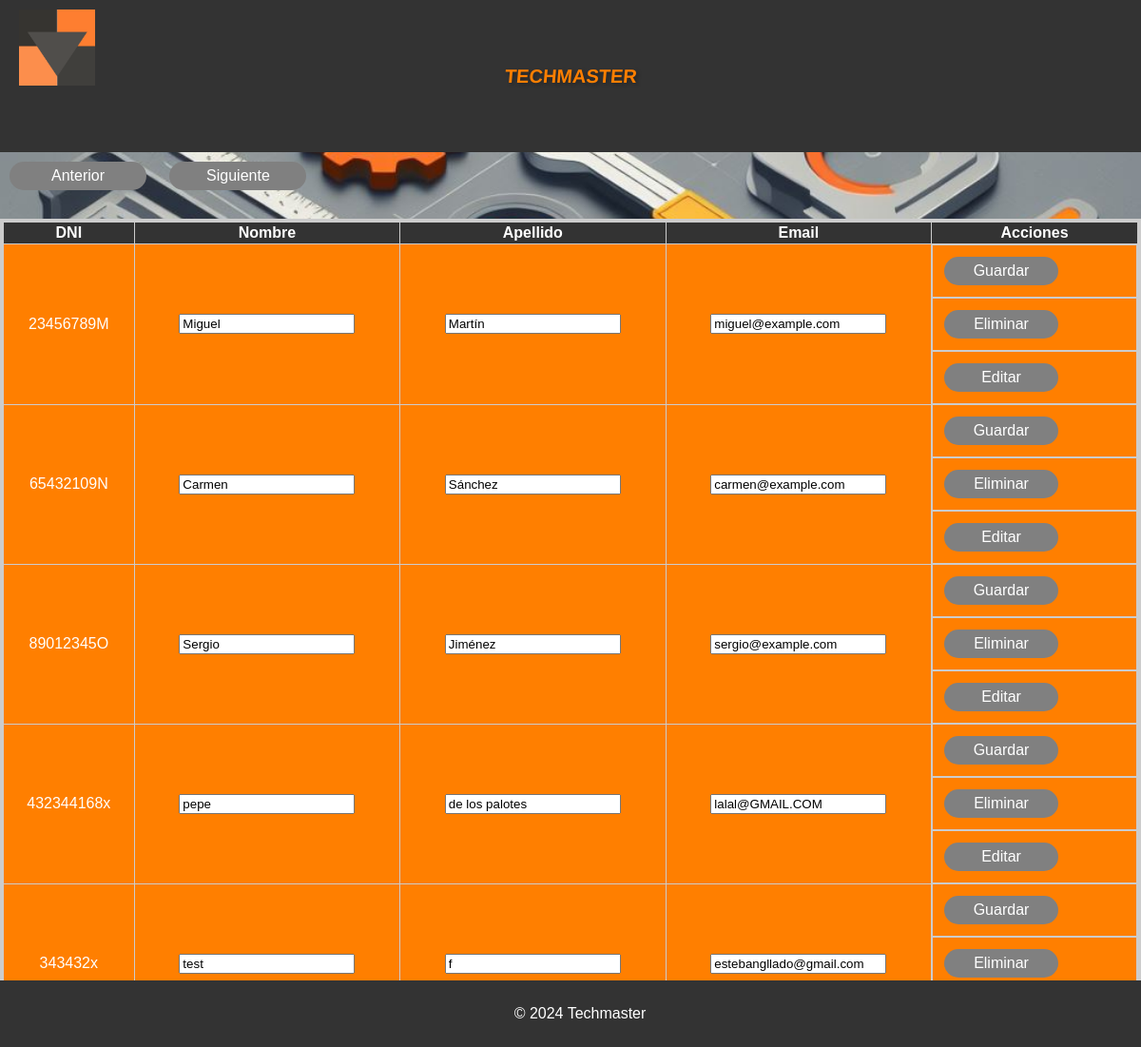
Screenshot of /buscar_clientes.php?pagina=3 (signed in) with the database file from the repository.
### tables this page shows
CREATE TABLE `clientes` (
  `id` int(11) NOT NULL,
  `nombre` varchar(50) NOT NULL,
  `apellido` varchar(50) NOT NULL,
  `dni` varchar(10) NOT NULL,
  `email` varchar(100) DEFAULT NULL,
  `num_tickets` int(11) DEFAULT 0
);

### buscar_clientes.php (the view, shortened to what this page needs)
<!DOCTYPE html>
<html lang="es">
<head>
    <link rel="stylesheet" href="test.css">
</head>
<body>
<header>
    <div class="logo">
        <img src="techmaster_logo.png" alt="Logo de TechMaster">
    </div>
    <h1>TechMaster</h1>
</header>
<?php
$servername = "localhost";
$username = "root";
$password = "Asixdual2024.";
$dbname = "proyecto";
$conn = new mysqli($servername, $username, $password, $dbname);
$clientes_por_pagina = 5;
$pagina_actual = isset($_GET['pagina']) ? (int)$_GET['pagina'] : 1;
$inicio = ($pagina_actual > 1) ? ($pagina_actual * $clientes_por_pagina - $clientes_por_pagina) : 0;
$sql = "SELECT SQL_CALC_FOUND_ROWS dni, nombre, apellido, email FROM Clientes LIMIT ?, ?";
$stmt = $conn->prepare($sql);
$stmt->bind_param("ii", $inicio, $clientes_por_pagina);
$stmt->execute();
$result = $stmt->get_result();
$total_clientes = $conn->query("SELECT FOUND_ROWS() as total")->fetch_assoc()['total'];
$total_paginas = ceil($total_clientes / $clientes_por_pagina);
?>
<div class="pagination">
    <?php if ($pagina_actual > 1): ?>
        <a href="?pagina=<?php echo $pagina_actual - 1; ?>" class="button">Anterior</a>
    <?php endif; ?>
    <?php if ($pagina_actual < $total_paginas): ?>
        <a href="?pagina=<?php echo $pagina_actual + 1; ?>" class="button button-next">Siguiente</a>
    <?php endif; ?>
</div>
<div class="tabla-container">
    <table>
        <tr>
            <th>DNI</th>
            <th>Nombre</th>
            <th>Apellido</th>
            <th>Email</th>
            <th>Acciones</th>
        </tr>
        <?php if ($result && $result->num_rows > 0): ?>
            <?php while($row = $result->fetch_assoc()): ?>
                <tr>
                    <form action='' method='post'>
                        <td><?php echo htmlspecialchars($row["dni"]); ?></td>
                        <td><input type='text' name='nombre' value='<?php echo htmlspecialchars($row["nombre"]); ?>' readonly></td>
                        <td><input type='text' name='apellido' value='<?php echo htmlspecialchars($row["apellido"]); ?>' readonly></td>
                        <td><input type='text' name='email' value='<?php echo htmlspecialchars($row["email"]); ?>' readonly></td>
                        <td class="actions">
                            <input type='submit' value='Guardar' class='button'>
                        </td>
                    </form>
                    <form action='' method='post'>
                        <td class="actions">
                            <input type='submit' value='Eliminar' class='button'>
                        </td>
                    </form>
                    <td class="actions">
                        <button onclick='habilitarEdicion(this)' class='button'>Editar</button>
                    </td>
                </tr>
            <?php endwhile; ?>
        <?php else: ?>
            <tr>
                <td colspan="5">No se encontraron clientes.</td>
            </tr>
        <?php endif; ?>
    </table>
</div>
<footer>
    <p>© 2024 Techmaster</p>
</footer>
</body>
</html>

### test.css (style rules this page uses)
body { font-family: Arial, sans-serif; margin: 0; padding: 0; background-image: url('reparaciones_background.jpg'); background-size: cover; background-repeat: repeat; min-height: 100vh; position: relative; background-color: rgba(242, 242, 242, 0.3); }
header { background-color: #333; color: #fff; padding: 20px; text-align: center; position: relative; height: 120px; overflow: hidden; }
h1 { font-size: 20px; margin: 0; text-transform: uppercase; text-shadow: 2px 2px 4px rgba(0,0,0,0.3); transform: skew(-5deg); display: inline-block; color: #ff7f00; line-height: 120px; }
.logo { position: absolute; top: 10px; left: 20px; }
.logo img { width: 80px; height: auto; }
.button { display: inline-block; padding: 6px 12px; margin: 10px; background-color: #808080; color: #ffffff; text-decoration: none; border-radius: 20px; border: none; cursor: pointer; transition: background-color 0.3s ease; font-size: 16px; min-width: 120px; text-align: center; }
footer { background-color: #333; color: #fff; text-align: center; padding: 10px; position: fixed; bottom: 0; width: 100%; z-index: 1; margin-top: 20px; }
table { width: 100%; height: 50%; border-collapse: collapse; margin-top: 20px; margin-left: auto; margin-right: auto; border: 4px solid #ccc; }
th, td { border: 1px solid #ccc; text-align: center; color: #fff; background-color: #ff7f00; padding: 2px; }
th { background-color: #333; }
.actions { display: flex; align-items: center; }
.actions form, .actions button { margin-right: 10px; }

### rows the page displays
clientes: dni "23456789M", nombre "Miguel", apellido "Martín", email "miguel@example.com"
clientes: dni "65432109N", nombre "Carmen", apellido "Sánchez", email "carmen@example.com"
clientes: dni "89012345O", nombre "Sergio", apellido "Jiménez", email "sergio@example.com"
clientes: dni "432344168x", nombre "pepe", apellido "de los palotes", email "lalal@GMAIL.COM"
clientes: dni "343432x", nombre "test", apellido "f", email "estebangllado@gmail.com"
